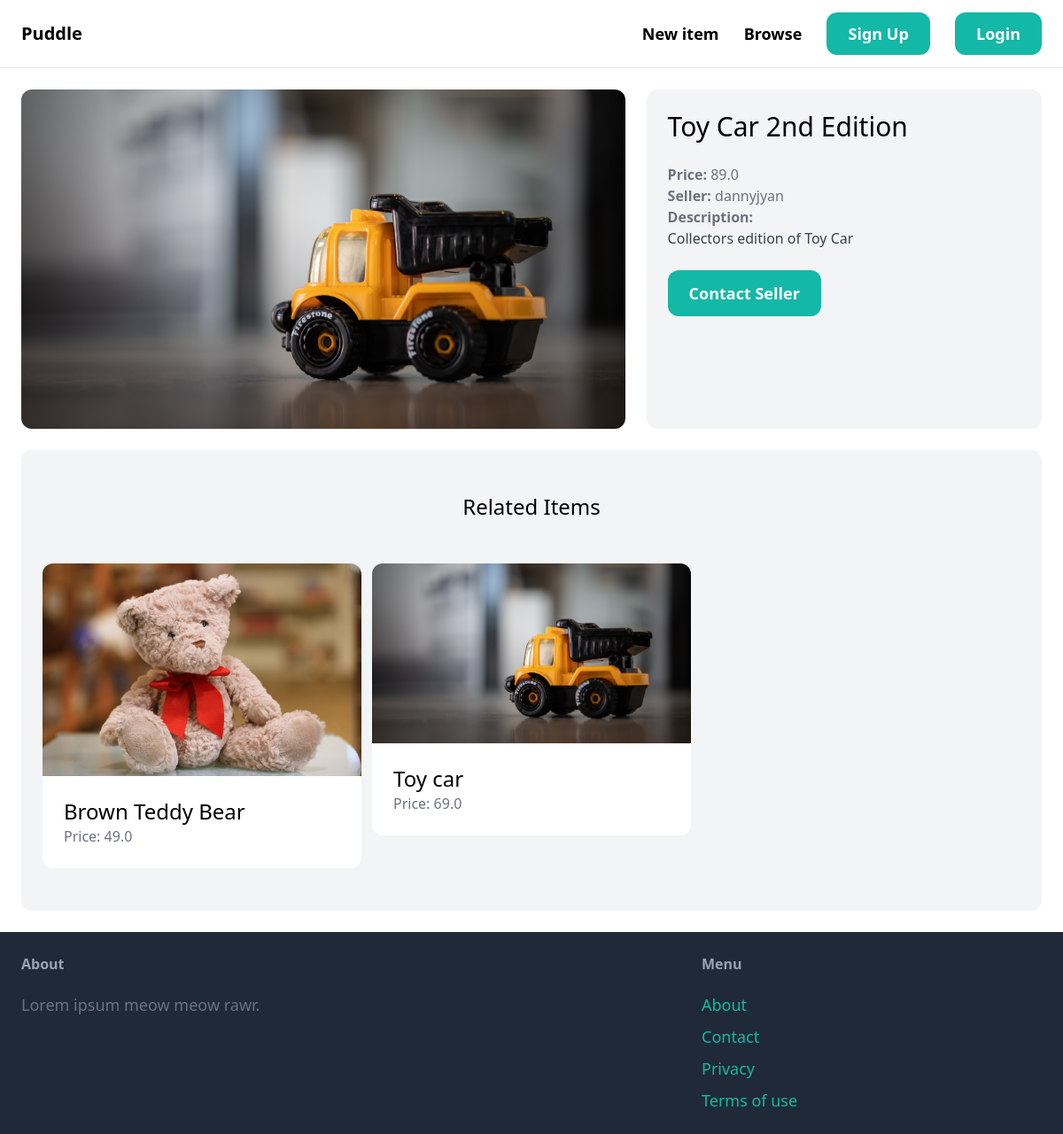
The page /items/7/ on the database its author committed.
### item/models.py (models this page shows, shortened)
class Item(models.Model):
    category = models.ForeignKey(Category, related_name='items', on_delete=models.CASCADE)
    name = models.CharField(max_length=255)
    description = models.TextField(blank=True, null=True)
    price = models.FloatField()
    image = models.ImageField(upload_to='item_images', blank=True, null=True)
    is_sold = models.BooleanField(default=False)
    created_by = models.ForeignKey(User, related_name='items', on_delete=models.CASCADE)
    created_at = models.DateTimeField(auto_now_add=True)
    class Meta:
        ordering = ('name', )

### item/views.py (the view)
# urls.py: path('<int:pk>/', views.detail, name='detail'),
def detail(request, pk):
	item = get_object_or_404(Item, pk=pk)
	related_items = Item.objects.filter(category=item.category, is_sold=False).exclude(pk=pk)[0:3]
	return render(request, 'item/detail.html', {
		'item': item,
		'related_items': related_items,
	})

### item/templates/item/detail.html (shortened to what this page needs)
{% extends 'core/base.html' %}
{% block content %}
<div class="grid grid-cols-5 gap-6">
    <div class="col-span-3">
      <img src="{{ item.image.url }}" class="rounded-xl">
    </div>
    <div class = "col-span-2 p-6 bg-gray-100 rounded-xl">
        <h1 class="mb-6 text-3xl"> {{item.name}} </h1>
        <p class="text-gray-500"><strong>Price: </strong>{{item.price}}</p>
        <p class="text-gray-500"><strong>Seller: </strong>{{item.created_by.username}}</p>
        {% if item.description %}
        <p class="text-gray-700">
            <strong class="text-gray-500">Description: </strong><br>
            {{ item.description }}
        </p>
        {% endif %}
        {% if request.user == item.created_by %}
            <div class="mt-6 p-6 bg-white rounded-xl">
                <p>Your Item</p>
                <a href="{% url 'item:delete' item.id %}" class="inline-block mt-6 px-6 py-3 text-lg font-semibold bg-red-500 text-white rounded-xl">Delete</a>
                <a href="{% url 'item:edit' item.id %}" class="inline-block mt-6 px-6 py-3 text-lg font-semibold bg-teal-500 text-white rounded-xl">Edit</a>
                {% else %}
            <a href="{% url 'conversation:new' item.id %}" class="inline-block mt-6 px-6 py-3 text-lg font-semibold bg-teal-500 text-white rounded-xl hover:bg-teal-700">Contact Seller</a>
        {% endif %}
    </div>
</div>
<div class="mt-6 px-6 py-12 bg-gray-100 rounded-xl">
  <h2 class="mb-12 text-2xl text-center">Related Items</h2>
  <div class="grid grid-cols-3 gap-3">
      {% for item in related_items %}
          <div>
              <a href="{% url 'item:detail' item.id %}">
                  <div>
                      <img src="{{ item.image.url }}" class="rounded-t-xl">
                  </div>
                  <div class="p-6 bg-white rounded-b-xl">
                      <h2 class="text-2xl">{{ item.name }} </h2>
                      <p class="text-gray-500"> Price: {{item.price}} </p>
                  </div>
              </a>
          </div>
      {% endfor %}
  </div>
</div>
{% endblock %}

### rows shown on the page
Item: image (picture), name "Toy Car 2nd Edition", price "89.0", created_by.username "dannyjyan", description "Collectors edition of Toy Car"
Item: image (picture), name "Brown Teddy Bear", price "49.0"
Item: image (picture), name "Toy car", price "69.0"
